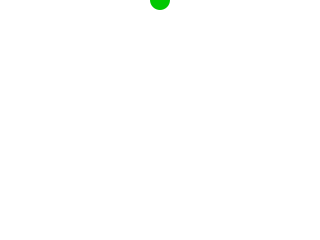
Frame 1 (no input)
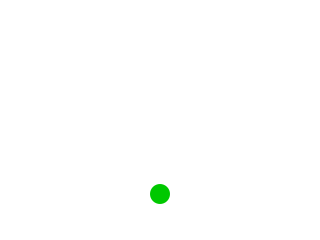
Frame 60 (the mouse pressed at the canvas centre just before this capture)
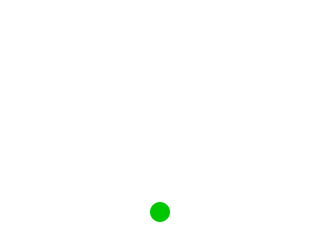
Frame 120 (the mouse held since frame 60 and released just before this capture)

The Processing sketch that drew these frames (run headless with seeded random() and noise(); from frame 60 on, the mouse is pressed at the canvas centre):

// Processing sketch: processing_34305
// ── processing_34305.pde

Ball ball;

void setup(){
  background(255);
  size(320, 240);
  smooth();
  
  ball = new Ball(width/2, 0);

}

void draw(){
  noStroke();
  fill(255);
  rect(0, 0, width, height);
    
  ball.fall();
  
}



class Ball{
  
  
  
  float x, y;
  float gravity = 0.2;
  float vel_x;
  float vel_y = 0;
  float eee = 0.6;
  
  Ball(float xpos, float ypos ){
    x = xpos;
    y = ypos;
    vel_x = 0;
    
  }
  
  void update(){
    x += vel_x;
    y += vel_y;
    vel_y += gravity;
    
    if(y >= height - 2){
      
      if(vel_y > 0){
        vel_y *= -eee;
      }
      
    }
  }
  
  void fall(){
    update();
    
    noStroke();
    fill(0, 200, 0);
    ellipse(x, y, 20, 20);    
    
  }
    
}
